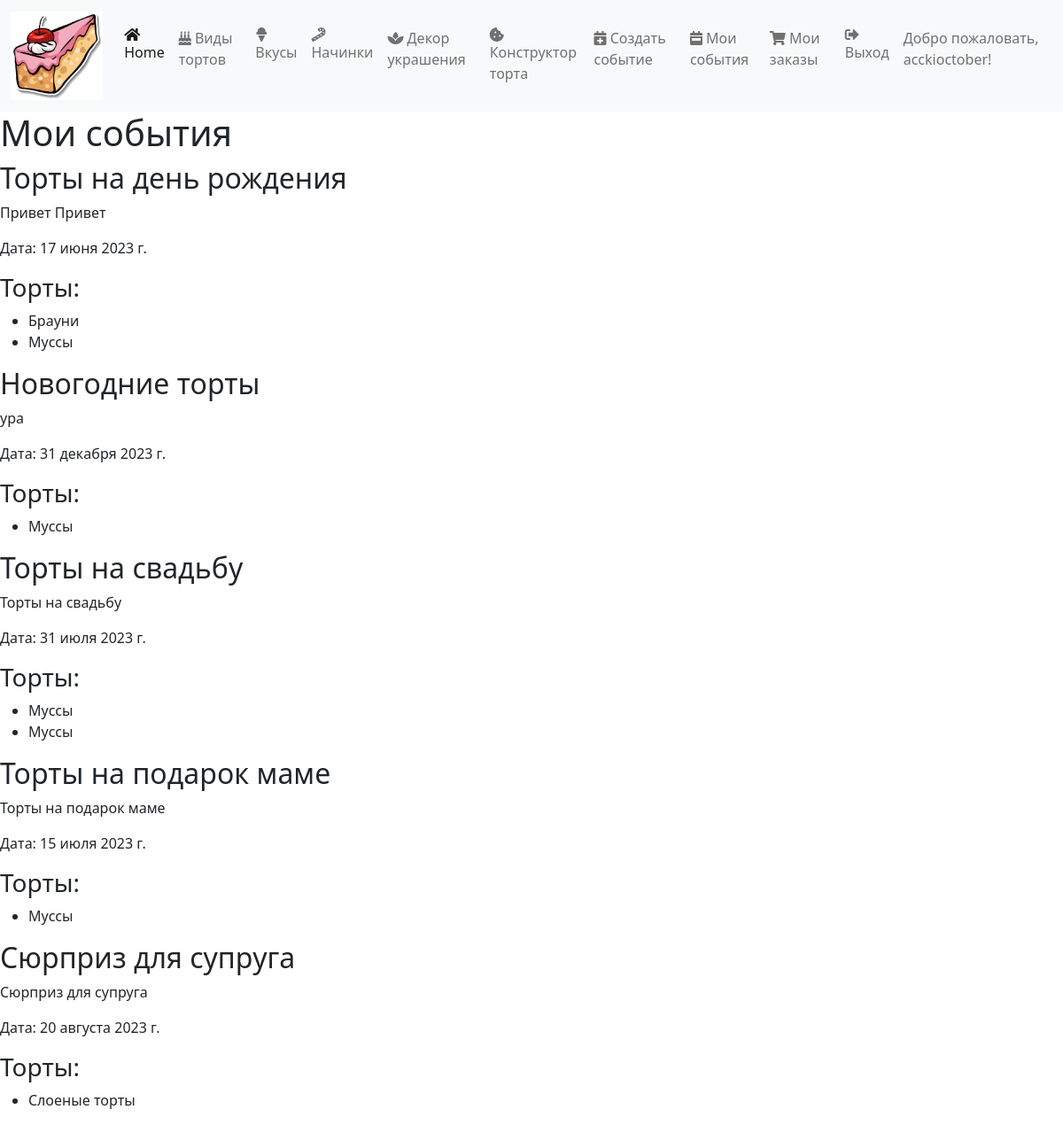
Before: /events/ (signed in) with the older database file.
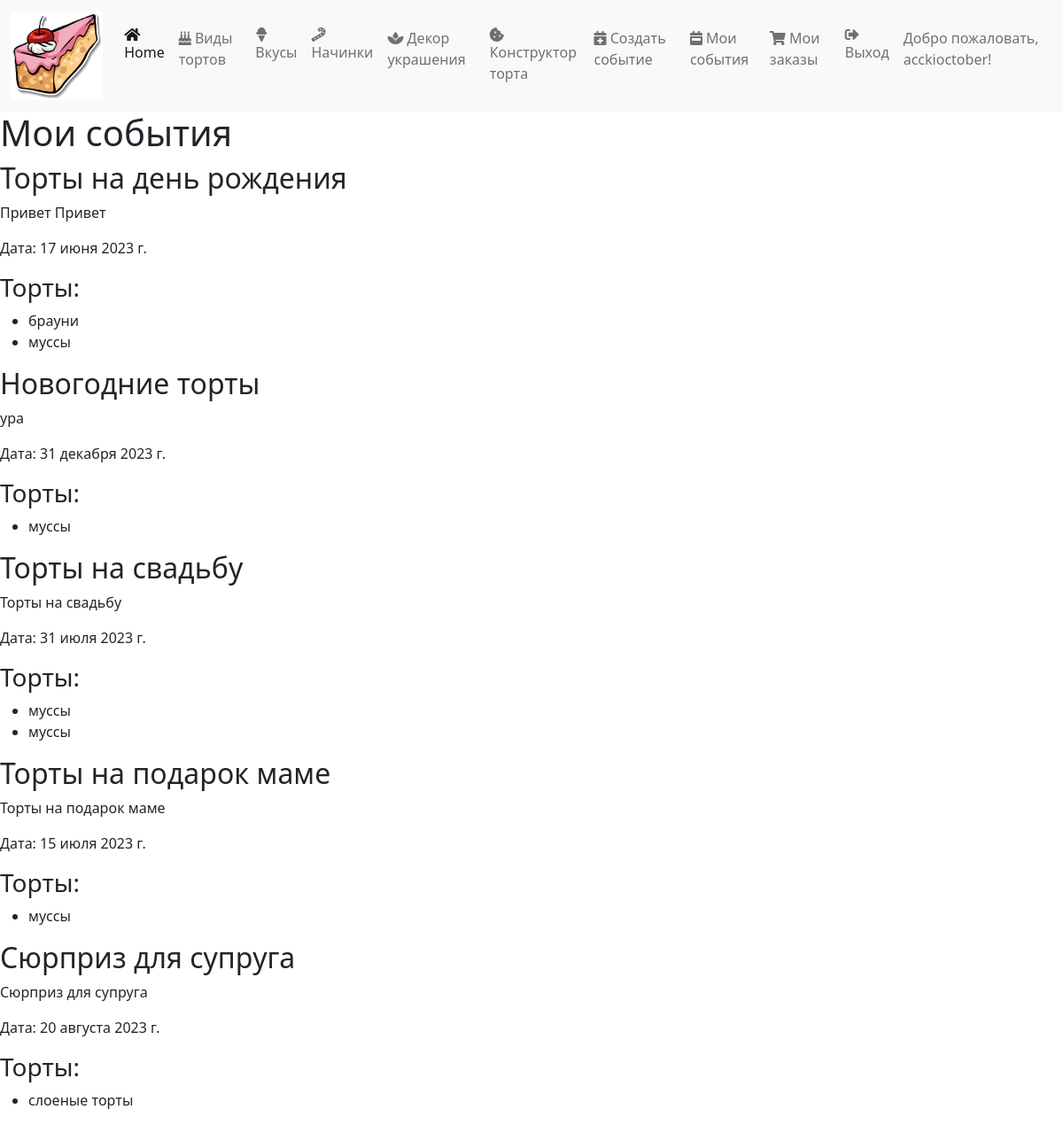
After: the same page with the newer database file.
### pastries/models.py (models this page shows, shortened)
class Cake(models.Model):
    image = models.ImageField(upload_to='cakes/', blank=True, null=True)
    cake_type = models.ForeignKey(CakeType, on_delete=models.SET_NULL, null=True, blank=True)
    taste = models.ForeignKey(Taste, on_delete=models.SET_NULL, null=True, blank=True)
    fillings = models.ManyToManyField(Filling, blank=True)
    toppings = models.ManyToManyField(Topping, blank=True)
    weight = models.DecimalField(max_digits=6, decimal_places=3, blank=True, null=True)
    price = models.DecimalField(max_digits=5, decimal_places=2, blank=True, null=True)
    available = models.BooleanField(default=True)
    add_info = models.TextField(blank=True, null=True)  # новое поле
    class Meta:
        verbose_name = 'Торт'
        verbose_name_plural = 'Торты'

class CakeType(models.Model):
    name = models.CharField(max_length=200)
    description = models.TextField(blank=True, null=True)
    available = models.BooleanField(default=True)
    class Meta:
        verbose_name = 'Тип торта'
        verbose_name_plural = 'Типы тортов'
    def __str__(self):
        return self.name

### pastries/views.py (the view)
# urls.py: path('events/', views.EventListCBV.as_view(), name='events'),
class EventListCBV(LoginRequiredMixin, ListView):
    model = Event
    template_name = 'pastries/events.html'
    context_object_name = 'events'
    def get_queryset(self):
        return super().get_queryset().filter(user=self.request.user)

### pastries/templates/pastries/events.html
{% extends 'layouts/index.html' %}
{% block content %}
  <h1>Мои события</h1>
  {% for event in events %}
      <h2>{{ event.name }}</h2>
      <p>{{ event.description }}</p>
      <p>Дата: {{ event.date }}</p>
      <h3>Торты:</h3>
      <ul>
          {% for cake in event.cakes.all %}
              <li>{{ cake.cake_type }}</li>
          {% endfor %}
      </ul>
  {% empty %}
      <p>У вас пока нет событий.</p>
  {% endfor %}
{% endblock %}

Changed rows visible on the page:
changed through a linked row, Cake: cake_type "Брауни" → "брауни"
changed through a linked row, Cake (number 2 of 4 on the later page): cake_type "Муссы" → "муссы"
changed through a linked row, Cake (number 3 of 4 on the later page): cake_type "Муссы" → "муссы"
changed through a linked row, Cake: cake_type "Слоеные торты" → "слоеные торты"
